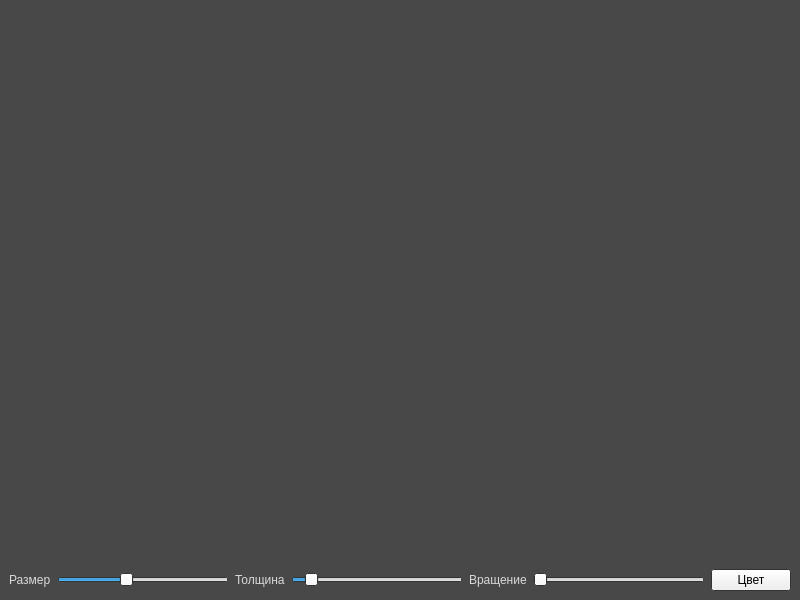
<?xml version="1.0" encoding="UTF-8"?>
<ui version="4.0">
 <class>WinterWindow</class>
 <widget class="QMainWindow" name="WinterWindow">
  <property name="geometry">
   <rect>
    <x>0</x>
    <y>0</y>
    <width>800</width>
    <height>600</height>
   </rect>
  </property>
  <property name="palette">
   <palette>
    <active>
     <colorrole role="WindowText">
      <brush brushstyle="SolidPattern">
       <color alpha="255">
        <red>217</red>
        <green>217</green>
        <blue>217</blue>
       </color>
      </brush>
     </colorrole>
     <colorrole role="Dark">
      <brush brushstyle="SolidPattern">
       <color alpha="255">
        <red>191</red>
        <green>191</green>
        <blue>191</blue>
       </color>
      </brush>
     </colorrole>
     <colorrole role="Mid">
      <brush brushstyle="SolidPattern">
       <color alpha="255">
        <red>128</red>
        <green>128</green>
        <blue>128</blue>
       </color>
      </brush>
     </colorrole>
     <colorrole role="Text">
      <brush brushstyle="SolidPattern">
       <color alpha="255">
        <red>0</red>
        <green>0</green>
        <blue>0</blue>
       </color>
      </brush>
     </colorrole>
     <colorrole role="Window">
      <brush brushstyle="SolidPattern">
       <color alpha="255">
        <red>72</red>
        <green>72</green>
        <blue>72</blue>
       </color>
      </brush>
     </colorrole>
     <colorrole role="Shadow">
      <brush brushstyle="SolidPattern">
       <color alpha="255">
        <red>191</red>
        <green>191</green>
        <blue>191</blue>
       </color>
      </brush>
     </colorrole>
     <colorrole role="HighlightedText">
      <brush brushstyle="SolidPattern">
       <color alpha="255">
        <red>255</red>
        <green>255</green>
        <blue>255</blue>
       </color>
      </brush>
     </colorrole>
     <colorrole role="ToolTipText">
      <brush brushstyle="SolidPattern">
       <color alpha="255">
        <red>0</red>
        <green>0</green>
        <blue>0</blue>
       </color>
      </brush>
     </colorrole>
    </active>
    <inactive>
     <colorrole role="WindowText">
      <brush brushstyle="SolidPattern">
       <color alpha="255">
        <red>217</red>
        <green>217</green>
        <blue>217</blue>
       </color>
      </brush>
     </colorrole>
     <colorrole role="Text">
      <brush brushstyle="SolidPattern">
       <color alpha="255">
        <red>0</red>
        <green>0</green>
        <blue>0</blue>
       </color>
      </brush>
     </colorrole>
     <colorrole role="Window">
      <brush brushstyle="SolidPattern">
       <color alpha="255">
        <red>72</red>
        <green>72</green>
        <blue>72</blue>
       </color>
      </brush>
     </colorrole>
     <colorrole role="Shadow">
      <brush brushstyle="SolidPattern">
       <color alpha="255">
        <red>191</red>
        <green>191</green>
        <blue>191</blue>
       </color>
      </brush>
     </colorrole>
     <colorrole role="ToolTipText">
      <brush brushstyle="SolidPattern">
       <color alpha="255">
        <red>0</red>
        <green>0</green>
        <blue>0</blue>
       </color>
      </brush>
     </colorrole>
    </inactive>
    <disabled>
     <colorrole role="Base">
      <brush brushstyle="SolidPattern">
       <color alpha="255">
        <red>71</red>
        <green>71</green>
        <blue>71</blue>
       </color>
      </brush>
     </colorrole>
     <colorrole role="Window">
      <brush brushstyle="SolidPattern">
       <color alpha="255">
        <red>72</red>
        <green>72</green>
        <blue>72</blue>
       </color>
      </brush>
     </colorrole>
     <colorrole role="Shadow">
      <brush brushstyle="SolidPattern">
       <color alpha="255">
        <red>191</red>
        <green>191</green>
        <blue>191</blue>
       </color>
      </brush>
     </colorrole>
     <colorrole role="ToolTipText">
      <brush brushstyle="SolidPattern">
       <color alpha="255">
        <red>0</red>
        <green>0</green>
        <blue>0</blue>
       </color>
      </brush>
     </colorrole>
    </disabled>
   </palette>
  </property>
  <property name="windowTitle">
   <string>Winter Window</string>
  </property>
  <widget class="QWidget" name="centralwidget">
   <layout class="QVBoxLayout" name="verticalLayout">
    <item>
     <spacer name="verticalSpacer">
      <property name="orientation">
       <enum>Qt::Vertical</enum>
      </property>
      <property name="sizeHint" stdset="0">
       <size>
        <width>20</width>
        <height>40</height>
       </size>
      </property>
     </spacer>
    </item>
    <item>
     <layout class="QHBoxLayout" name="horizontalLayout">
      <item alignment="Qt::AlignVCenter">
       <widget class="QLabel" name="label_2">
        <property name="text">
         <string>Размер</string>
        </property>
       </widget>
      </item>
      <item alignment="Qt::AlignVCenter">
       <widget class="QSlider" name="sld_size">
        <property name="minimum">
         <number>1</number>
        </property>
        <property name="maximum">
         <number>250</number>
        </property>
        <property name="value">
         <number>100</number>
        </property>
        <property name="orientation">
         <enum>Qt::Horizontal</enum>
        </property>
       </widget>
      </item>
      <item>
       <widget class="QLabel" name="label">
        <property name="text">
         <string>Толщина</string>
        </property>
       </widget>
      </item>
      <item>
       <widget class="QSlider" name="sld_line">
        <property name="minimum">
         <number>1</number>
        </property>
        <property name="maximum">
         <number>50</number>
        </property>
        <property name="value">
         <number>5</number>
        </property>
        <property name="orientation">
         <enum>Qt::Horizontal</enum>
        </property>
       </widget>
      </item>
      <item alignment="Qt::AlignVCenter">
       <widget class="QLabel" name="label_5">
        <property name="text">
         <string>Вращение</string>
        </property>
       </widget>
      </item>
      <item>
       <widget class="QSlider" name="sld_rotation">
        <property name="maximum">
         <number>360</number>
        </property>
        <property name="orientation">
         <enum>Qt::Horizontal</enum>
        </property>
       </widget>
      </item>
      <item>
       <widget class="QPushButton" name="btn_color">
        <property name="text">
         <string>Цвет</string>
        </property>
       </widget>
      </item>
     </layout>
    </item>
   </layout>
  </widget>
 </widget>
 <resources/>
 <connections>
  <connection>
   <sender>sld_line</sender>
   <signal>valueChanged(int)</signal>
   <receiver>WinterWindow</receiver>
   <slot>repaint()</slot>
   <hints>
    <hint type="sourcelabel">
     <x>258</x>
     <y>567</y>
    </hint>
    <hint type="destinationlabel">
     <x>399</x>
     <y>299</y>
    </hint>
   </hints>
  </connection>
  <connection>
   <sender>sld_rotation</sender>
   <signal>valueChanged(int)</signal>
   <receiver>WinterWindow</receiver>
   <slot>repaint()</slot>
   <hints>
    <hint type="sourcelabel">
     <x>674</x>
     <y>567</y>
    </hint>
    <hint type="destinationlabel">
     <x>399</x>
     <y>299</y>
    </hint>
   </hints>
  </connection>
  <connection>
   <sender>sld_size</sender>
   <signal>valueChanged(int)</signal>
   <receiver>WinterWindow</receiver>
   <slot>repaint()</slot>
   <hints>
    <hint type="sourcelabel">
     <x>106</x>
     <y>567</y>
    </hint>
    <hint type="destinationlabel">
     <x>399</x>
     <y>299</y>
    </hint>
   </hints>
  </connection>
 </connections>
</ui>
